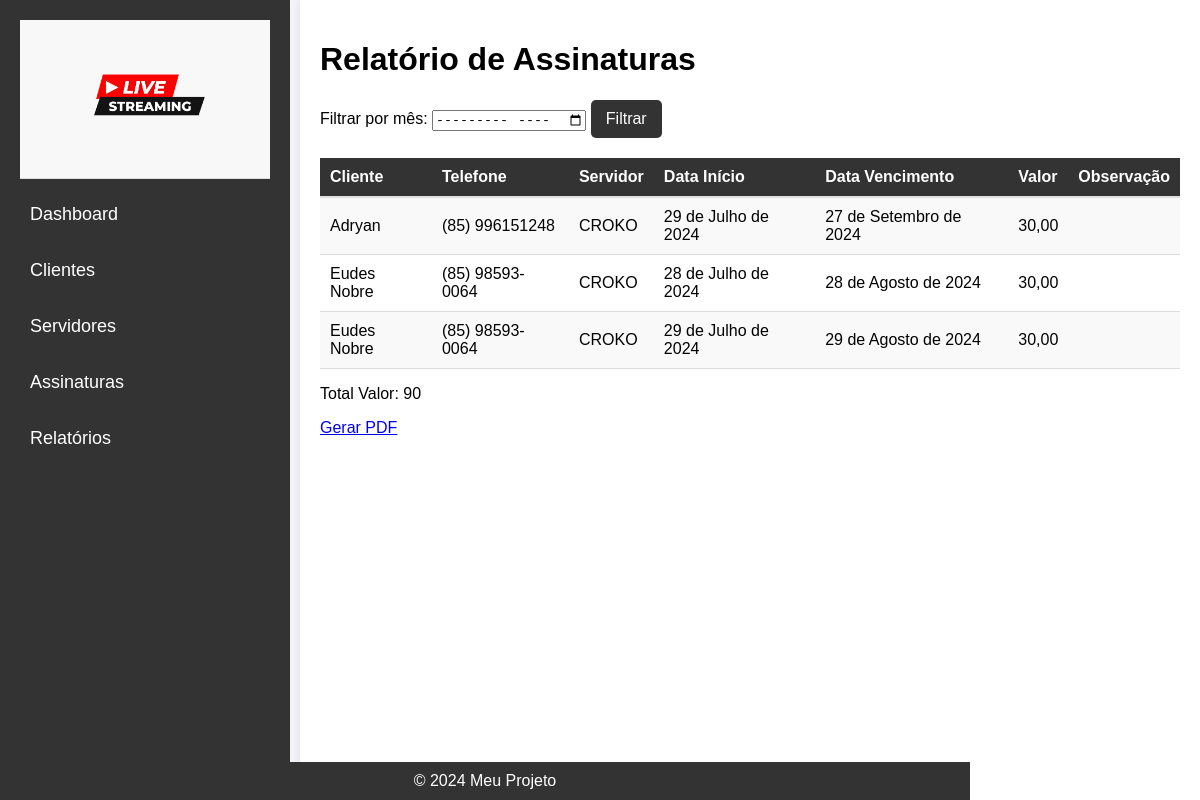
Page /assinaturas/relatorios/ on the committed database.
### assinaturas/models.py (models this page shows, shortened)
class Assinatura(models.Model):
    codigo_identificacao = models.CharField(max_length=6, unique=True, blank=True)
    cliente = models.ForeignKey(Cliente, on_delete=models.CASCADE)
    servidor = models.ForeignKey(Servidor, on_delete=models.CASCADE)
    telefone = models.CharField(max_length=20, blank=True)
    data_inicio = models.DateField()
    data_vencimento = models.DateField()
    valor = models.DecimalField(max_digits=10, decimal_places=2)
    observacao = models.TextField(null=True, blank=True)

### clientes/models.py (models this page shows, shortened)
class Cliente(models.Model):
    nome = models.CharField(max_length=100)
    telefone = models.CharField(max_length=20)
    cidade = models.CharField(max_length=100)
    observacao = models.TextField(null=True, blank=True)

### servidores/models.py (models this page shows, shortened)
class Servidor(models.Model):
    nome = models.CharField(max_length=100)
    tipo_plano = models.CharField(max_length=100)
    observacao = models.TextField(null=True, blank=True)

### assinaturas/views.py (the view)
# urls.py: path('relatorios/', RelatorioView.as_view(), name='relatorio'),
class RelatorioView(TemplateView):
    template_name = 'assinaturas/relatorio.html'
    def get_context_data(self, **kwargs):
        context = super().get_context_data(**kwargs)
        mes_filtro = self.request.GET.get('mes', None)
        if mes_filtro:
            ano, mes = map(int, mes_filtro.split('-'))
            data_inicio = timezone.datetime(ano, mes, 1)
            data_fim = (data_inicio + timedelta(days=31)).replace(day=1)
            assinaturas = Assinatura.objects.filter(data_inicio__gte=data_inicio, data_inicio__lt=data_fim)
        else:
            assinaturas = Assinatura.objects.all()
        total_valor = assinaturas.aggregate(Sum('valor'))['valor__sum']
        context['assinaturas'] = assinaturas
        context['total_valor'] = total_valor
        return context

### assinaturas/templates/assinaturas/relatorio.html (shortened to what this page needs)
{% extends "base.html" %}
{% block content %}
<h1>Relatório de Assinaturas</h1>
<form method="get" action="{% url 'relatorio' %}">
    <label for="mes">Filtrar por mês:</label>
    <input type="month" id="mes" name="mes" value="{{ request.GET.mes }}">
    <button type="submit">Filtrar</button>
</form>
<table>
    <thead>
        <tr>
            <th>Cliente</th>
            <th>Telefone</th>
            <th>Servidor</th>
            <th>Data Início</th>
            <th>Data Vencimento</th>
            <th>Valor</th>
            <th>Observação</th>
        </tr>
    </thead>
    <tbody>
        {% for assinatura in assinaturas %}
        <tr>
            <td>{{ assinatura.cliente.nome }}</td>
            <td>{{ assinatura.telefone }}</td>
            <td>{{ assinatura.servidor.nome }}</td>
            <td>{{ assinatura.data_inicio }}</td>
            <td>{{ assinatura.data_vencimento }}</td>
            <td>{{ assinatura.valor }}</td>
            <td>{{ assinatura.observacao }}</td>
        </tr>
        {% empty %}
        <tr>
            <td colspan="7">Nenhuma assinatura encontrada.</td>
        </tr>
        {% endfor %}
    </tbody>
</table>
<p>Total Valor: {{ total_valor }}</p>
<a href="{% url 'gerar_pdf' %}">Gerar PDF</a>
{% endblock %}

### static/css/style.css (style rules this page uses)
body { font-family: Arial, sans-serif; margin: 0; padding: 0; background-color: #f4f4f9; }
table { width: 100%; border-collapse: collapse; margin-top: 20px; }
table th, table td { padding: 10px; text-align: left; }
table thead { background-color: #333; color: #fff; }
table tbody tr:nth-child(odd) { background-color: #f9f9f9; }
table tbody tr:nth-child(even) { background-color: #fff; }
table th { border-bottom: 2px solid #ddd; }
table td { border-bottom: 1px solid #ddd; }
button { background-color: #333; color: #fff; border: none; padding: 10px 15px; border-radius: 5px; cursor: pointer; font-size: 16px; }

### rows in the picture
Assinatura: cliente.nome "Adryan", telefone "(85) 996151248", servidor.nome "CROKO", data_inicio "29 de Julho de 2024", data_vencimento "27 de Setembro de 2024", valor "30,00"
Assinatura: cliente.nome "Eudes Nobre", telefone "(85) 98593-0064", servidor.nome "CROKO", data_inicio "28 de Julho de 2024", data_vencimento "28 de Agosto de 2024", valor "30,00"
Assinatura: cliente.nome "Eudes Nobre", telefone "(85) 98593-0064", servidor.nome "CROKO", data_inicio "29 de Julho de 2024", data_vencimento "29 de Agosto de 2024", valor "30,00"

### other values in the picture
{{ total_valor }} "90"
